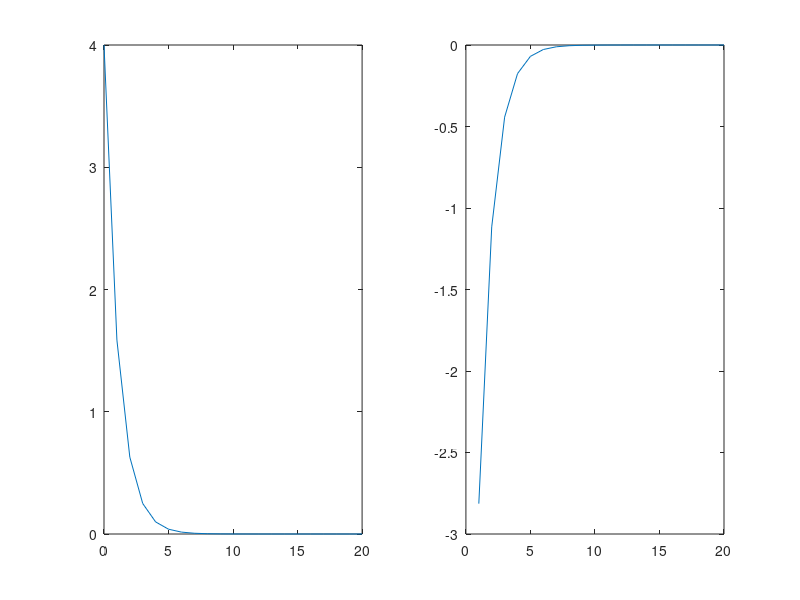

This chart was generated by the following MATLAB code:
% Dynamic Programming simulation
% single in single out
clear;
clc;
T = 2;
N = 20;
dt = 0.1;
A = 1 + dt;
B = 1;
H = 0;
Q = 0.1;
R = dt;
x = zeros(1, N + 1);  % 状态
x(1) = 4;
u = zeros(1, N);  % 控制输入
K = zeros(1, N + 1);
F = zeros(1, N);
K(1) = H;
for i = 1:N  % 倒着求系数
    F(i) = - (R + B * K(i) * B)^(-1) * B * K(i) * A;
    K(i+1) = Q + F(i) * R * F(i) + (A + B * F(i)) * K(i) * (A + B * F(i));
end
for j = 1:N  % 正着求输入和状态
    u(j) = F(N-j+1) * x(j);
    x(j+1) = A * x(j) + B * u(j);
end
figure();
subplot(1,2,1);
n1 = 0:1:N;
plot(n1, x);
subplot(1,2,2);
n2 = 1:1:N;
plot(n2, u);

%% Kalman滤波预测
H = 1;  % 观测矩阵 H(k)
P(1) = 1;  % 一步预测的协方差 P(k)
w = 0.5 * randn(1,N+1);  % 模拟产生测量噪声
Q = 1;
R = std(w)^2;    % V(k)的协方差 covariance
y(1) = x(1) + w(1);  % y是x的后验估计x(k|k)

for t = 2:N+1
    x_pre(t) = A * y(t-1) + B * u(t-1);  % x_pre是x的预测 x(k+1|k)
    P(t) = A * P(t-1) * A' + Q;  % 一步预测的协方差 P(k+1|k)  
    z(t) = H * x(t) + w(t);  % 观测方程 Z(k+1)=H(k+1)X(k+1)+W(k+1),Z(k+1)是k+1时刻的观测值
    
    S(t) = H * P(t) * H' + R;  % 观测向量的预测误差协方差 S(k+1)
    K_(t) = H * P(t) / S(t);  % 卡尔曼滤波器增益 K(k+1) 
    v(t) = z(t) - ( H * x_pre(t) );  % 测量残差 v(k+1)
    y(t) = x_pre(t) + K_(t) * v(t);  % 状态更新 X(k+1|k+1)=X(k+1|k)+K(k+1)*v(k+1)
    P(t) = (1 - H * K_(t)) * P(t);  % 误差协方差更新 P(k+1|k+1)=(I-K(k+1)*H(k+1))*P(k+1|k)
end
err = (x_pre(2:N+1) - x(2:N+1));
E = norm(err, 1)/N;
% c1 = [246 83 20]./255;
% c2 = [124 187 0]./255;
% c3 = [0 161 241]./255;
% c4 = [255 187 0]./255;
c1 = [0.85 0.33 0.10];
c2 = [0.93 0.69 0.13];
c4 = [0.49 0.18 0.56];
c3 = [0.00 0.45 0.74];
% figure();
% t1 = 1:N+1;
% t2 = 1:N;
% t3 = 2:N+1;
% plot(t1,y,'color',c1,'LineWidth',1.5);
% hold on;
% plot(t1,x,'color',c3,'LineWidth',1.5);
% plot(t2,x_pre(2:N+1),'color',c2,'LineWidth',1.5);
% plot(t3,err,'-.','color',c4,'LineWidth',1.5); 
% set(gca,"FontSize",15,"LineWidth",0.8);
% legend('estimation','true value','prediction','prediction error','FontSize',15);
